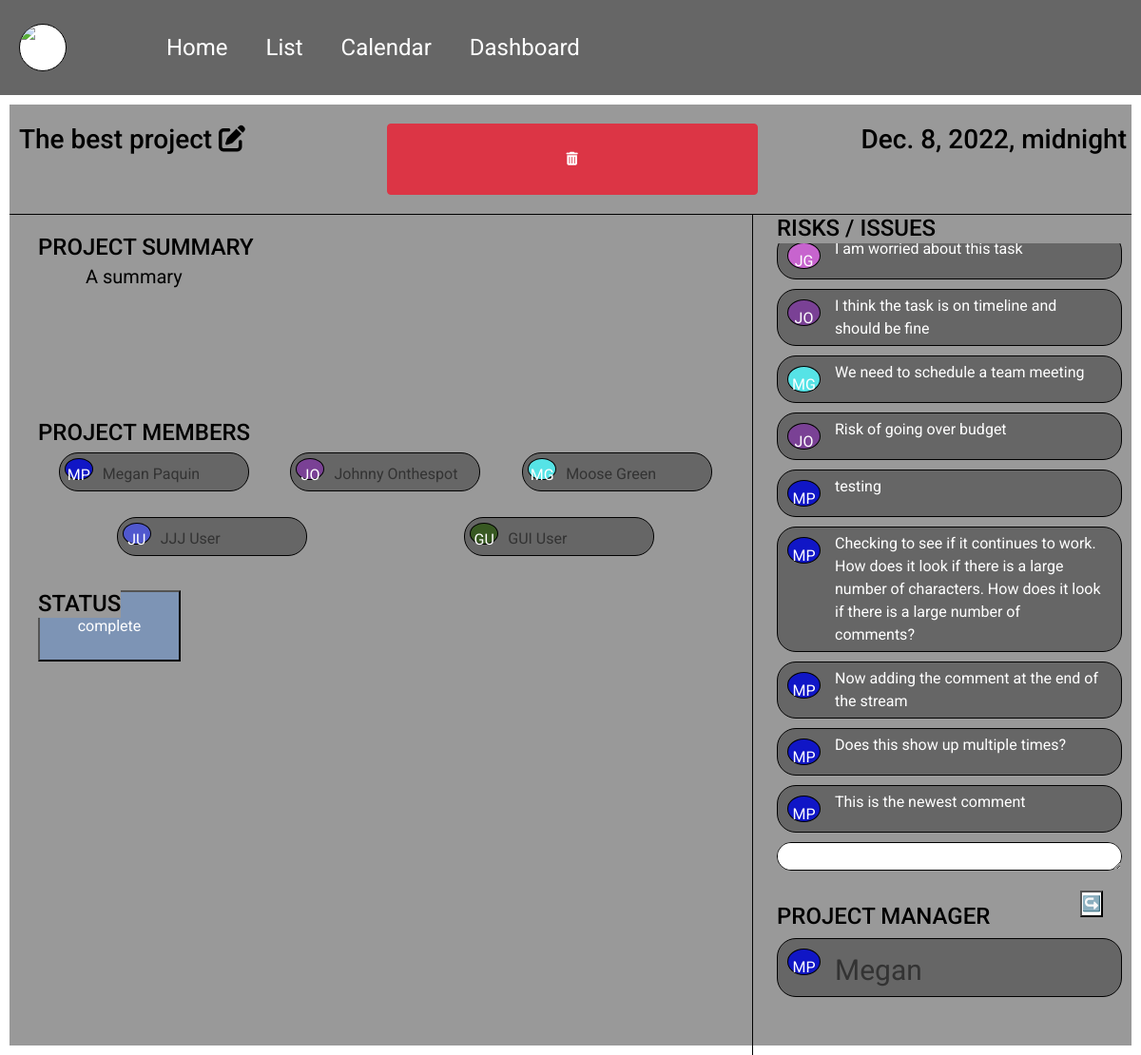
/projects/1, run on the app's committed database.
### projects/models.py (models this page shows, shortened)
class Project(models.Model):
    title = models.CharField(max_length=120)
    summary = models.TextField()
    deadline = models.DateTimeField()
    created_on = models.DateTimeField(auto_now_add=True)
    author = models.ForeignKey(
        get_user_model(),
        on_delete=models.CASCADE,
        related_name="project_author"
    )
    status = models.ForeignKey(
        Status,
        on_delete=models.CASCADE,
        blank = True,
        null = True
    )
    members = models.ManyToManyField(CustomUser)

class Status(models.Model):
    name = models.CharField(max_length=128)
    description = models.CharField(max_length=128)
    def __str__(self):
        return self.name

class Comment(models.Model):
    created_on = models.DateTimeField(auto_now_add=True)
    author = models.ForeignKey(
        get_user_model(),
        on_delete=models.CASCADE,
        related_name="comment_author"
    )
    comment = models.TextField()
    project = models.ForeignKey(
        Project,
        on_delete=models.CASCADE,
        related_name="comment_project"
    )
    def __str__(self):
        return self.comment

### accounts/models.py (models this page shows, shortened)
class CustomUser(AbstractBaseUser, PermissionsMixin):
    email = models.EmailField(_('email address'), unique=True)
    is_staff = models.BooleanField(default=False)
    is_active = models.BooleanField(default=True)
    date_joined = models.DateTimeField(default=timezone.now)
    USERNAME_FIELD = 'email'
    REQUIRED_FIELDS = []
    color = models.CharField(max_length=7, default="#FFFFFF")
    first_name = models.CharField(max_length=128)
    last_name = models.CharField(max_length=128)
    phone = models.CharField(max_length=9, null=True)
    image = models.ImageField(upload_to='images/', default='images/default_img.png')
    objects = CustomUserManager()

### projects/views.py (the view, shortened to what this page needs)
# urls.py: path('<int:pk>', ProjectDetailView.as_view(), name="project-detail"),
class ProjectDetailView(FormMixin, DetailView):
    template_name = "projects/project-detail.html"
    model = Project
    form_class = CommentForm
    def get_context_data(self, **kwargs):
        context = super(ProjectDetailView, self).get_context_data(**kwargs)
        context['comments'] = Comment.objects.all().order_by('created_on').reverse()
        context['form'] = CommentForm(initial={'project': self.object})
        return context

### projects/forms.py
class CommentForm(forms.ModelForm):
    class Meta:
        model = Comment
        fields = ['comment']

### templates/projects/project-detail.html (shortened to what this page needs)
{% extends 'base.html' %}
{% load static %}
{% block links %}
    <link rel="stylesheet" href="{% static 'css/task-detail.css' %}" />
    <link href="https://cdn.jsdelivr.net/npm/bootstrap@5.2.3/dist/css/bootstrap.min.css" rel="stylesheet">
{% endblock links %}
{% block contents %}
<div class="everything">
    <div class="top-section">
        <div class="task-name">
            <h3>{{ project.title }} <a href="{% url 'project-update' project.id%}"><i class="fa-solid fa-pen-to-square"></i></a></h3>
        </div>
        <button type="button" class="delete-project bs-modal btn btn-sm btn-danger" data-form-url="{% url 'project-delete' project.id %}">
            <span class="fa fa-trash"></span>
        </button>
        <div class="deadline">
            <h3>{{ project.deadline }}</h3>
        </div>
    </div>
    <div class="bottom-section">
        <div class="left-section">
            <div class="summary">
                <h4>PROJECT SUMMARY</h4>
                <p>{{ project.summary }}</p>
            </div>
            <div class="details" style="display: flex;
            flex-direction: row;
            flex-wrap: wrap; justify-content: space-between;">
                <h4>PROJECT MEMBERS</h4>
                <div class="members">
                {% for member in project.members.all %}
                    <div class="user-bubble-little">
                        <div class="circle-little" style="background-color: {{member.color}};">{{ member.first_name | slice:1}}{{ member.last_name | slice:1 }}</div>
                        <span>{{ member.first_name }} {{ member.last_name }}</span>
                    </div>
                {% endfor %}
                </div>
            </div>
            <div class="status">
                <h4>STATUS</h4>
                <button>{{ project.status }}</button>
            </div>
        </div>
        <div class="right-section">
            <h4>RISKS / ISSUES</h4>
            <div class="risks">
                <div class="comments">
                    {% for comment in comments %}
                        {% if project.title == comment.project.title %}
                        <div class="comment-bubble">
                        <div class="circle" style="background-color: {{comment.author.color}};">{{ comment.author.first_name | slice:1 }}{{ comment.author.last_name | slice:1}}</div>
                        <span>{{ comment }}</span>
                        </div>
                        {% endif %}
                    {% endfor %}
                </div>
            </div>
            <div class="comment">
                <form method="POST">
                    <span>{{ form.comment }}</span>
                    <input type="submit" value="↪️" class="comment-button">
                </form>
            </div>
            <div class="assignee">
                <h4>PROJECT MANAGER</h4>
                <div class="user-bubble">
                    <div class="circle" style="background-color: {{project.author.color }};">{{ project.author.first_name | slice:1 }}{{ project.author.last_name | slice:1}}</div>
                    <span>{{ project.author.first_name }}</span>
                </div>
            </div>
        </div>
    </div>
</div>
{% endblock contents %}

### static/css/task-detail.css (style rules this page uses)
.bottom-section { display: flex; flex-direction: row; border-top: 1px solid black; padding: 0 10px; margin-bottom: 0; }
.left-section { flex: 3; border-right: 1px solid black; width: 80%; margin-right: 25px; padding: 20px; padding-bottom: 0; }
.right-section { flex: 1; height: calc(100vh - 225px); }
.top-section { display: flex; flex-direction: row; }
.everything { display: flex; flex-direction: column; background-color: #999; margin: 10px; height: calc(100% - 20px); }
.top-section > * { width: 100%; margin: 20px 5px; }
.task-name { padding-left: 5px; }
.deadline { text-align: right; }
.summary { height: 180px; overflow: scroll; scroll-behavior: auto; }
.details { flex: 2; height: 180px; overflow: scroll; scroll-behavior: auto; padding-top: 15px; }
p { font-size: 20px; padding: 30px 50px; }
.status { flex: 1; height: calc(100% / 6); padding-top: 15px; }
button { width: 150px; height: 75px; margin-top: 30px; font-size: 26px; text-transform: capitalize; color: white; background-color: #7D94B5; }
.risks { height: 74%; overflow: scroll; scroll-behavior: auto; display: flex; flex-direction: column-reverse; }
.comment { height: 5%; }
.user-bubble { display: flex; flex-direction: row; flex-wrap: none; background: #666; padding: 5px; border-radius: 20px; border: 1px solid black; margin: 5px 0; }
.user-bubble-little { width: 200px; display: flex; flex-direction: row; flex-wrap: none; padding: 5px; border-radius: 20px; border: 1px solid black; margin: 5px auto; background: #666; height: fit-content; }
.comment-bubble { display: flex; flex-direction: row; flex-wrap: none; background: #666; padding: 5px; border-radius: 20px; border: 1px solid black; margin: 5px 0; }
.comment-bubble span { margin-left: 10px; width: 80%; color: white; }
.circle { margin: 5px; width: 35px; height: 28px; border: 1px solid black; border-radius: 50%; text-align: center; padding-top: 7px; justify-content: center; background: blue; color: #FFF; }
.circle-little { margin: 0; width: 30px; height: 23px; border: 1px solid black; border-radius: 50%; text-align: center; padding-top: 5px; justify-content: center; background: blue; color: #FFF; }
.user-bubble span { font-size: 30px; text-transform: capitalize; margin-left: 10px; margin-top: 5px; color: #333; }
.user-bubble-little span { font-size: 16px; text-transform: capitalize; margin-left: 10px; margin-top: 5px; color: #333; height: fit-content; }
.everything h4 { position: fixed; background-color: #999; }
.assignee h4 { position: inherit; }
.assignee { margin: 20px auto 0px auto; }
.members { margin-top: 30px; display: flex; flex-direction: row; flex-wrap: wrap; justify-content: space-; }
#id_comment { height: 30px; display: flex; flex-direction: row; flex-wrap: none; background: #FFF; padding: 5px; border-radius: 20px; border: 1px solid black; margin: 5px 0; }
.comment-button { background-color: #fff; position: fixed; right: 40px; bottom: 145px; }
.comments { overflow: auto; margin-top: 30px; display: flex; flex-direction: column-reverse; }

### static/css/base.css (style rules this page uses)
* { padding: 0; margin: 0; }
html { padding: 0; margin-right: 0; }
a { color: inherit; }
body { background-color: #333333; font-family: 'Roboto', sans-serif; color: #FFF; }
h3 { font-size: 28px; }
h4 { font-size: 24px; }
a { text-decoration: none; color: black; }

### data on the page
Project: title "The best project", deadline "Dec. 8, 2022, midnight", summary "A summary", status "complete", author.first_name "M", author.last_name "P", author.first_name "Megan"
CustomUser: first_name "M", last_name "P", first_name "Megan", last_name "Paquin"
CustomUser: first_name "J", last_name "O", first_name "Johnny", last_name "Onthespot"
CustomUser: first_name "M", last_name "G", first_name "Moose", last_name "Green"
CustomUser: first_name "J", last_name "U", first_name "JJJ", last_name "User"
CustomUser: first_name "G", last_name "U", first_name "GUI", last_name "User"
Comment: author.first_name "M", author.last_name "P", comment "This is the newest comment"
Comment: author.first_name "M", author.last_name "P", comment "Does this show up multiple times?"
Comment: author.first_name "M", author.last_name "P", comment "Now adding the comment at the end of the stream"
Comment: author.first_name "M", author.last_name "P", comment "Checking to see if it continues to work. How does it look if there is a large number of characters. How does it look if there is a large number of comments?"
Comment: author.first_name "M", author.last_name "P", comment "testing"
Comment: author.first_name "J", author.last_name "O", comment "Risk of going over budget"
Comment: author.first_name "M", author.last_name "G", comment "We need to schedule a team meeting"
Comment: author.first_name "J", author.last_name "O", comment "I think the task is on timeline and should be fine"
Comment: author.first_name "J", author.last_name "G", comment "I am worried about this task"
